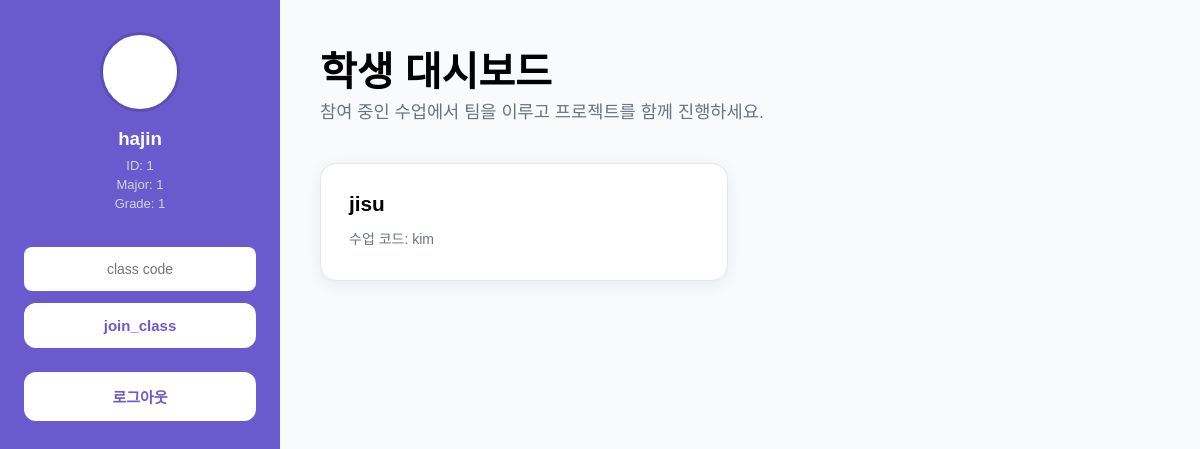
Page /mainpage_stu (signed in) on the earlier database version.
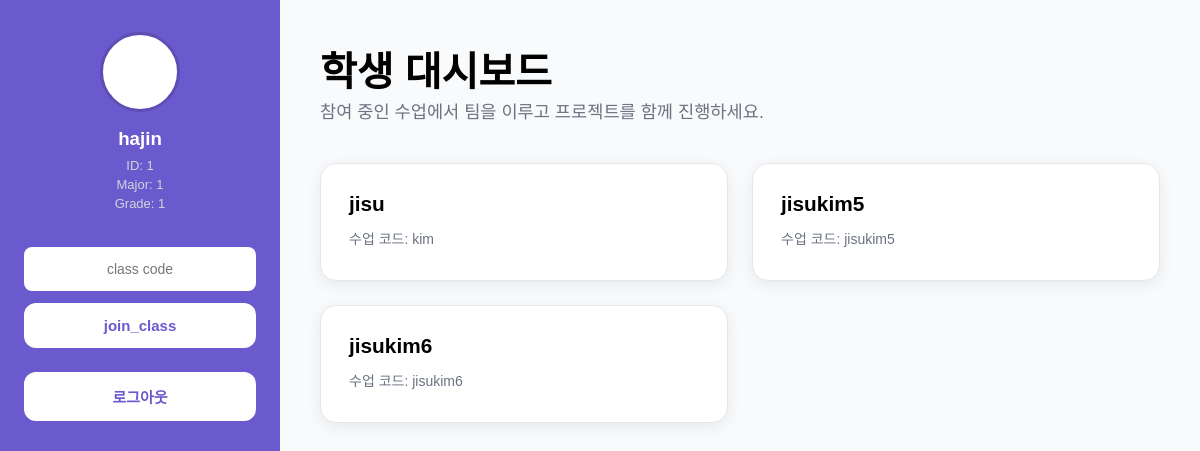
Same page on the later database version.
### tables this page shows
CREATE TABLE "class_info" (
	"class_name"	TEXT NOT NULL,
	"class_code"	TEXT NOT NULL,
	"class_size"	INTEGER NOT NULL,
	"prof_id"	TEXT NOT NULL,
	"current_size"	INTEGER DEFAULT 0,
	PRIMARY KEY("class_code")
);

### main/backend.py (the view)
@app.route('/mainpage_stu')
def mainpage_stu():
        username = session.get("username")
        conn = sqlite3.connect('teample.db')
        cursor = conn.cursor()
        cursor.execute('SELECT class_code FROM class_relationship WHERE username = ?', (username,))
        included_class_codes = cursor.fetchall()
        conn.commit()
        conn.close()
        included_class_info = []
        conn = sqlite3.connect('teample.db')
        cursor = conn.cursor()
        for class_code in included_class_codes:
                cursor.execute('SELECT class_name, class_code, class_size FROM class_info WHERE class_code= ?', (class_code[0],))
                class_info = cursor.fetchone()
                if class_info:
                    included_class_info.append(class_info)
        return render_template("mainpage_stu.html", session=session, included_class_info= included_class_info)

### main/backend.py (called while the page is built)
@app.before_request
def save_logged_in_user():
    username = session.get('username')
    prof_or_stu = session.get('prof_or_stu')
    g.user = None
    if username and prof_or_stu:
        conn = sqlite3.connect('teample.db')
        conn.row_factory = sqlite3.Row
        cursor = conn.cursor()
        if prof_or_stu == 'student':
            cursor.execute('SELECT * FROM signup_info_student WHERE username = ?', (username,))
            g.user = cursor.fetchone()
            conn.close()
        elif prof_or_stu == 'prof':
            cursor.execute('SELECT * FROM signup_info_prof WHERE username = ?', (username,))
            g.user = cursor.fetchone()
            conn.close()

### main/templates/mainpage_stu.html (shortened to what this page needs)
<!DOCTYPE html>
<html>
    <head>
        <link rel="stylesheet" href="{{ url_for('static', filename='mainpage_stu.css') }}" />
    </head>
    <body>
    <div class="container">
        <div class="sidebar">
        <div class="profile">
            <div class="profile-pic"></div>
            <h3>{{session['username']}}</h3>
            <p>ID: {{session['student_number']}}</p>
            <p>Major: {{session['major']}} </p>
            <p>Grade: {{ session['grade']}} </p>
            </div>
            <div class= "join_team">
            <form action="/join_class" method="POST">
                <input placeholder = "class code" type="text" name= "class_code" id="class_code" required>
                <button id="team_button" type="submit" onsubmit="join_class_socket()">join_class</button>
            </form>            </div>
            <div class="logout">
                <button onclick="location.href='/logout'">로그아웃</button>
            </div>
        </div>
        <div class="main-content">
            <div class="page-header">
                <h1>학생 대시보드</h1>
                <p>참여 중인 수업에서 팀을 이루고 프로젝트를 함께 진행하세요.</p>
            </div>
            <div class="class-grid">
                {% if included_class_info %}
                    {% for class in included_class_info %}
                        <form action="/teample_stu" method="POST">
                            <button type="submit">
                                <div class="class-info">
                                    <h3>{{ class[0] }}</h3>
                                    <div class="class-details">
                                        <p>수업 코드: {{ class[1] }}</p>
                                    </div>
                                </div>
                            </button>
                        </form>
                    {% endfor %}
                {% else %}
                    <div class="empty-state">
                        <h3>아직 참여한 수업이 없습니다</h3>
                        <p>교수님께서 제공한 수업 코드로 수업에 참여해보세요!</p>
                    </div>
                {% endif %}
            </div>
        </div>
    </div>
    </body>
</html>

Differences in the rows shown:
added class_info: class_name "jisukim5", class_code "jisukim5"
added class_info: class_name "jisukim6", class_code "jisukim6"
